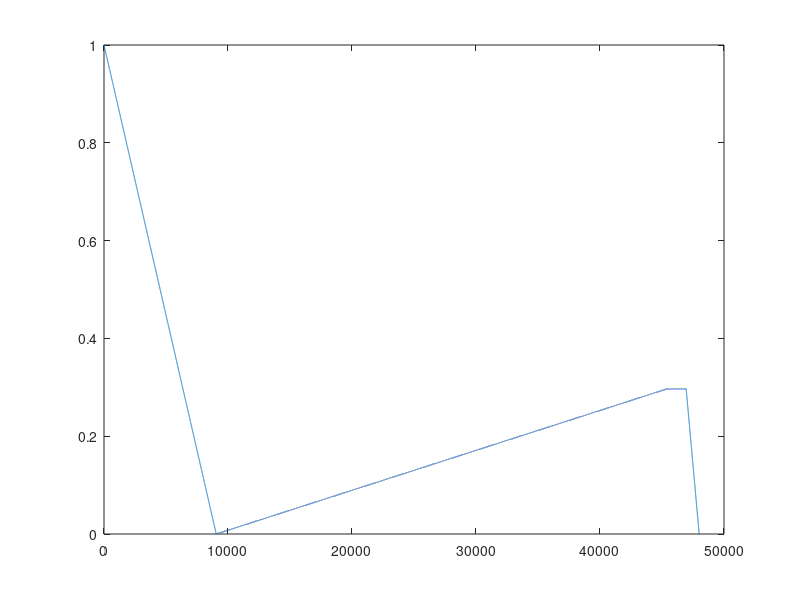

Write MATLAB code to recreate this figure.
A=rand(1)
D=(1-A)*rand(1)
S=(1-A-D)*rand(1)
R=(1-A-D-S)
level=rand(1)
fs=48000;
t=1;

env=zeros(1,fs*t);

A = linspace(1, 0, A*(fs*t));
D = linspace(0, level, D*(fs*t));
S = linspace(level, level, S*(fs*t)); 
R = linspace(level, 0, R*(fs*t)); %I then concatenate

env([1:length([A D S R])]) = [A D S R] ;

l=length(env)
 
plot(env)